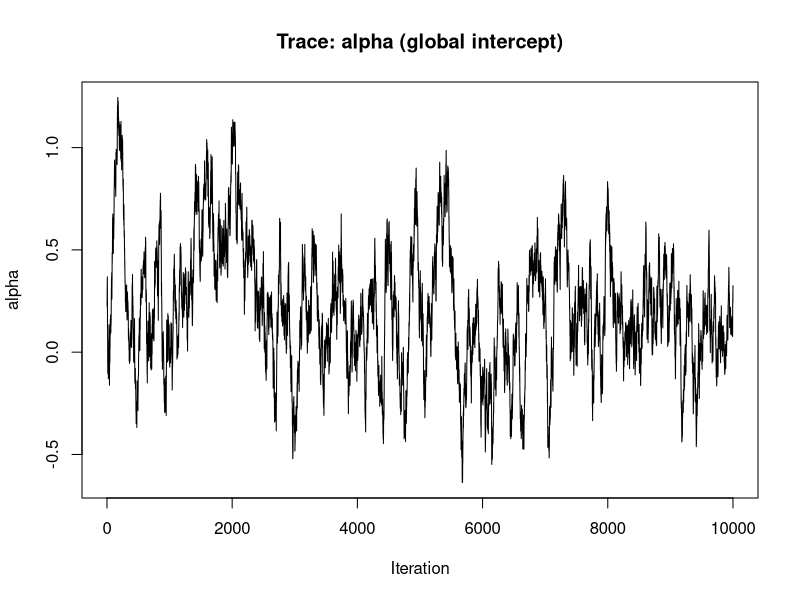
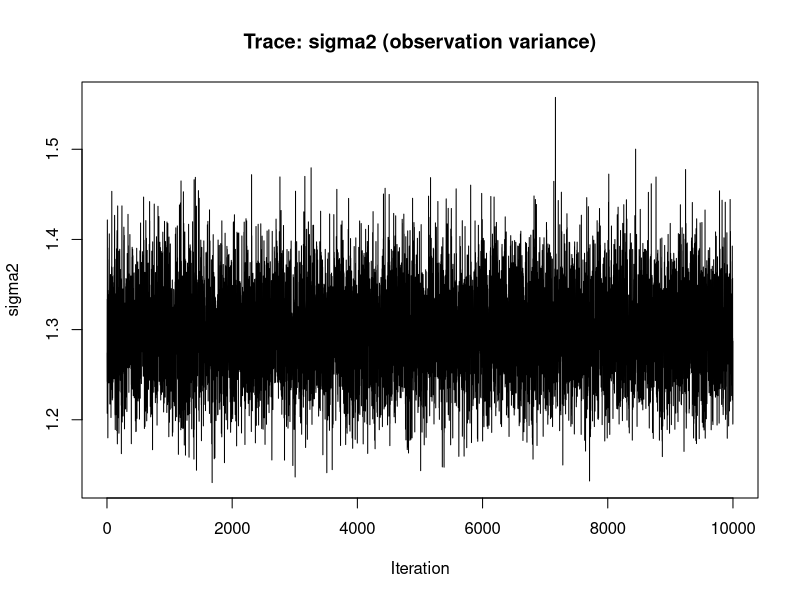
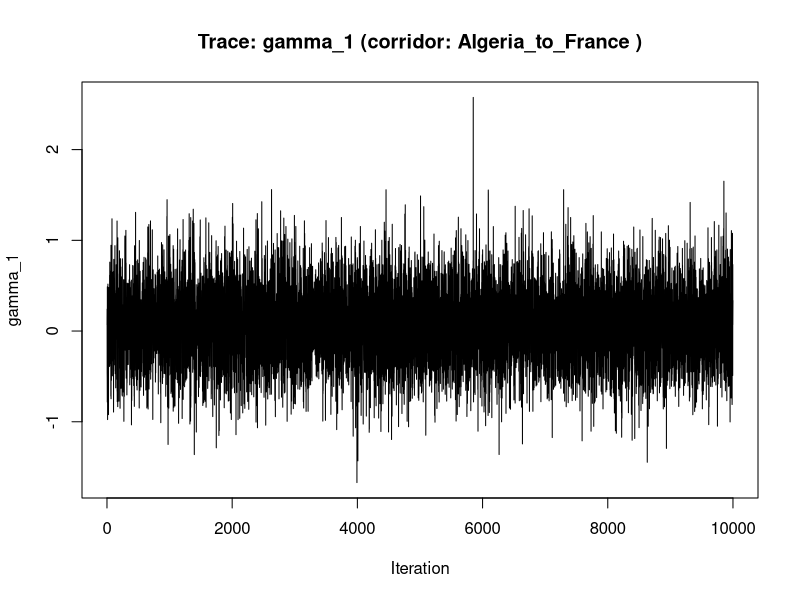
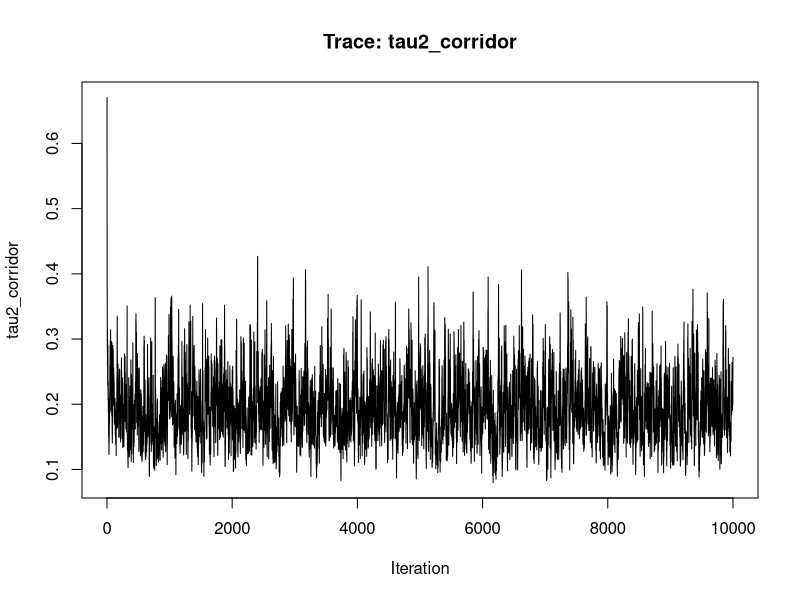
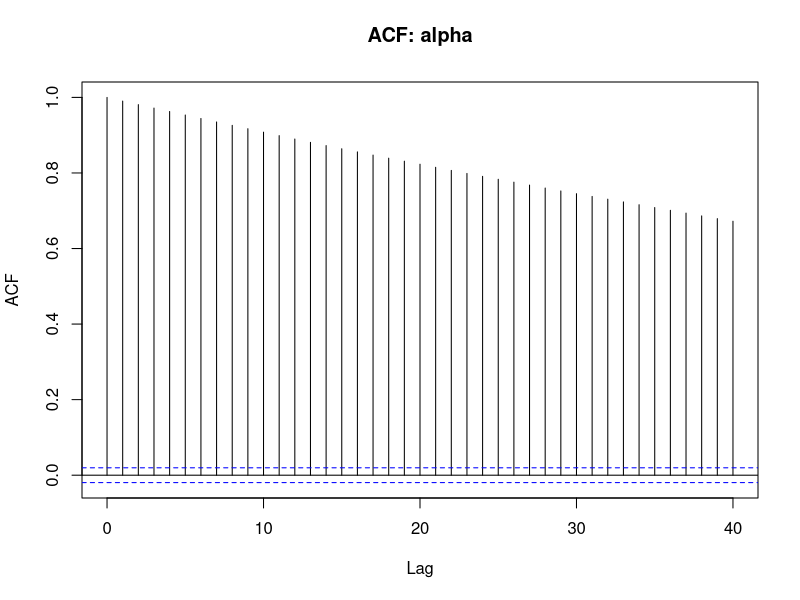
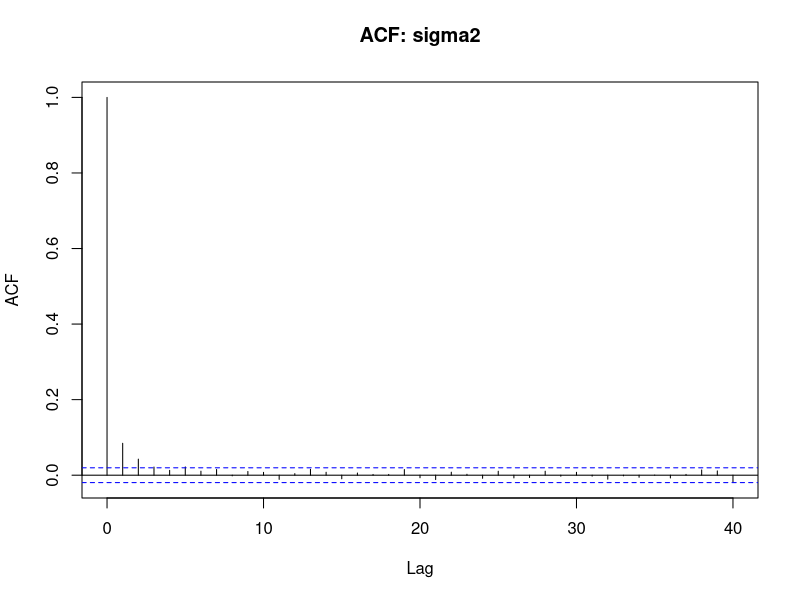
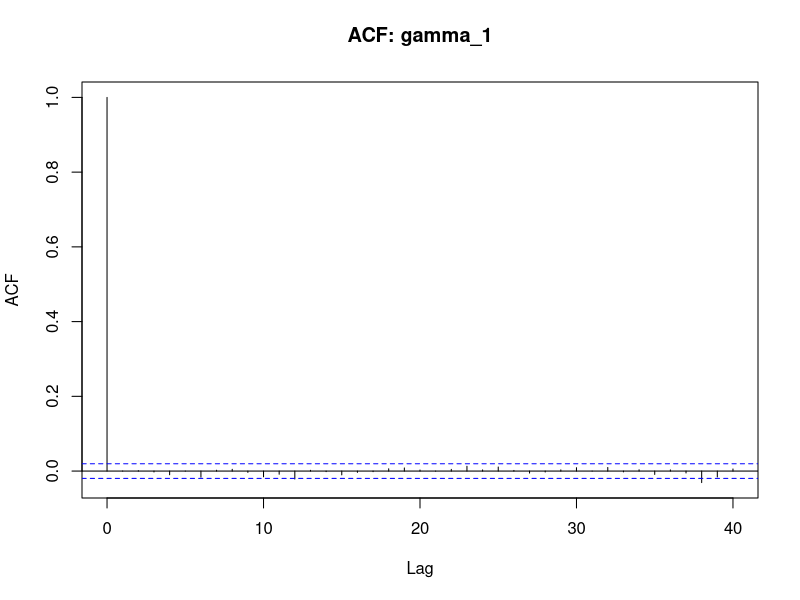
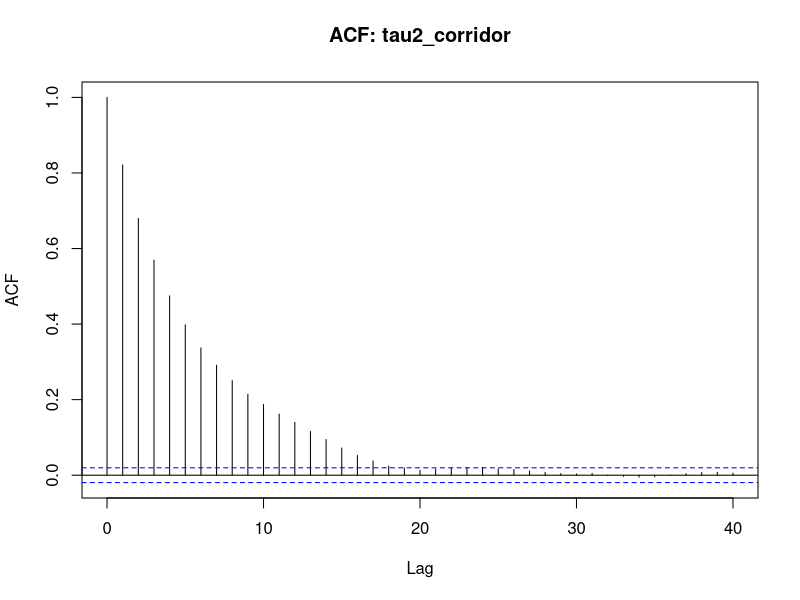

Here is the R script that generated these plots, in order:
# ============================================================
# Model 2: Bayesian Hierarchical Model for Transfer Premiums
# Gibbs sampler implemented manually (no pre-built modeling packages)
# Dependencies: MCMCpack (rinvgamma), mvnfast (rmvn)
# ============================================================

library(MCMCpack)

# --------------------------------------------------
# Load data exported from Model 1 Python pipeline
# Each row is one transfer with:
#   log_premium  = log(actual_fee) - log(predicted_value)
#   selling_league, buying_league, player_pos, player_age
# --------------------------------------------------
df <- read.csv("../data/processed/model2_input.csv")

# Discretize age into bands: U21, 21-25, 26-29, 30+
df$age_band <- cut(df$player_age, 
                   breaks = c(0, 20, 25, 29, Inf),
                   labels = c("U21", "21-25", "26-29", "30+")
                   )

# Convert categorical columns to integer indices for array lookup
corridor_idx <- as.integer(as.factor(df$league_pair))
position_idx <- as.integer(as.factor(df$player_pos))
age_idx      <- as.integer(as.factor(df$age_band))

# Store the number of groups and observations
n <- nrow(df)
C <- length(unique(df$league_pair))
P <- length(unique(df$player_pos))
A <- length(unique(df$age_band))

# The dependent variable
y <- df$log_premium

# --------------------------------------------------
# 2. Hyperprior settings and MCMC storage
#    Priors:
#      alpha     ~ Normal(0, prior_var_alpha)   global intercept
#      gamma_c   ~ Normal(0, tau2_corridor)     corridor effects
#      delta_p   ~ Normal(0, tau2_position)     position effects
#      phi_a     ~ Normal(0, tau2_age)          age band effects
#      sigma2    ~ InvGamma(a0, b0)             observation variance
#      tau2_*    ~ InvGamma(a1, b1)             group-level variances
# --------------------------------------------------

# Hyperparameters for inverse-gamma priors
a0 <- 2; b0 <- 1    # InvGamma shape/scale for sigma2 (observation variance)
a1 <- 2; b1 <- 1    # InvGamma shape/scale for tau2 terms (group variances)

# Prior variance for the global intercept
prior_var_alpha <- 4

# MCMC settings
n_iter <- 10000
burn_in <- floor(n_iter * 0.18)

# Pre-allocate storage matrices
no_samples <- n_iter
samples_alpha <- matrix(0, nrow = no_samples, ncol = 1)
samples_gamma <- matrix(0, nrow = no_samples, ncol = C)  # C corridor effects each iteration
samples_delta <- matrix(0, nrow = no_samples, ncol = P)  # P position effects each iteration
samples_phi <- matrix(0, nrow = no_samples, ncol = A)  # A age band effects each iteration
# Below are scalars on each iter
samples_sigma_squared <- matrix(0, nrow = no_samples, ncol = 1)  
samples_tau2_corridor <- matrix(0, nrow = no_samples, ncol = 1) 
samples_tau2_position <- matrix(0, nrow = no_samples, ncol = 1)  
samples_tau2_age <- matrix(0, nrow = no_samples, ncol = 1) 

# Initialize parameters
alpha <- 0
gamma <- rep(0, C)
delta <- rep(0, P)
phi <- rep(0, A)
sigma_squared <- 1
tau2_corridor <- 1
tau2_position <- 1
tau2_age <- 1


# --------------------------------------------------
# 3. Gibbs sampler
# --------------------------------------------------
for(i in 1:n_iter) {
  # Residuals:
  resid_alpha <- y - gamma[corridor_idx] - delta[position_idx] - phi[age_idx]
  
  # Posterior variance and mean
  v_alpha <- 1/(n/sigma_squared + (1/prior_var_alpha))
  m_alpha <- v_alpha * sum(resid_alpha /sigma_squared)
  
  # Draw alpha from its full conditional
  alpha <- rnorm(1, m_alpha, sqrt(v_alpha))
  
  # Store
  samples_alpha[i] <- alpha
  
  # Draw gamma (corridor effects)
  for(c in 1:C) {
    # Which transfers belong to corridor c?
    in_c <- which(corridor_idx == c)
    
    # Residuals (for these transfers only):
    resid_c <- y[in_c] - alpha - delta[position_idx[in_c]] - phi[age_idx[in_c]]
    
    # Posterior variance and mean
    n_c <- length(in_c)
    v_c <- 1/(n_c/sigma_squared + (1/tau2_corridor))
    m_c <- v_c * sum(resid_c /sigma_squared)
    
    # draw gamma[c]
    gamma[c] <- rnorm(1, m_c, sqrt(v_c))
  }
  # Store
  samples_gamma[i, ] <- gamma
  
  # Draw delta (position effects)
  for(p in 1:P) {
    # Which transfers belong to position p?
    in_p <- which(position_idx == p)
    
    # Residuals (for these transfers only):
    resid_p <- y[in_p] - alpha - gamma[corridor_idx[in_p]] - phi[age_idx[in_p]]
    
    # Posterior variance and mean
    n_p <- length(in_p)
    v_p <- 1/(n_p/sigma_squared + (1/tau2_position))
    m_p <- v_p * sum(resid_p /sigma_squared)
    
    # draw delta[p]
    delta[p] <- rnorm(1, m_p, sqrt(v_p))
  }
  # Store
  samples_delta[i, ] <- delta
  
  
  # Draw phi (age effects)
  for(a in 1:A) {
    # Which transfers belong to age a?
    in_a <- which(age_idx == a)
    
    # Residuals (for these transfers only):
    resid_a <- y[in_a] - alpha - gamma[corridor_idx[in_a]] - delta[position_idx[in_a]]
    
    # Posterior variance and mean
    n_a <- length(in_a)
    v_a <- 1/(n_a/sigma_squared + (1/tau2_age))
    m_a <- v_a * sum(resid_a /sigma_squared)
    
    # draw phi[a]
    phi[a] <- rnorm(1, m_a, sqrt(v_a))
  }
  # Store
  samples_phi[i, ] <- phi
  
  # Draw sigma_squared (observation variance)
  # Full residuals: y minus ALL four effects
  resid_all <- y - alpha - gamma[corridor_idx] - delta[position_idx] - phi[age_idx]
  
  # InvGamma posterior parameters
  shape_sigma <- (2*a0 + n) /2
  scale_sigma <- (2*b0 + sum(resid_all^2)) / 2
  
  sigma_squared <- rinvgamma(1, shape_sigma, scale_sigma)
  
  # Store
  samples_sigma_squared[i] <- sigma_squared
  
  # Draw tau2_corridor (corridor group variance)
  shape_tau_c <- (2*a1 + C) /2
  scale_tau_c <- (2*b1 + sum(gamma^2)) / 2
  
  tau2_corridor <- rinvgamma(1, shape_tau_c, scale_tau_c)
  
  # Store
  samples_tau2_corridor[i] <- tau2_corridor
  
  # Draw tau2_position
  shape_tau_p <- (2*a1 + P) /2
  scale_tau_p <- (2*b1 + sum(delta^2)) / 2
  
  tau2_position <- rinvgamma(1, shape_tau_p, scale_tau_p)
  
  # Store
  samples_tau2_position[i] <- tau2_position
  
  # Draw tau2_age
  shape_tau_a <- (2*a1 + A) /2
  scale_tau_a <- (2*b1 + sum(phi^2)) / 2
  
  tau2_age <- rinvgamma(1, shape_tau_a, scale_tau_a)
  
  # Store
  samples_tau2_age[i] <- tau2_age
}
  

# --------------------------------------------------
# 4. Convergence diagnostics
# --------------------------------------------------

# Trace plots for key parameters
plot(samples_alpha, type = "l", main = "Trace: alpha (global intercept)",
     xlab = "Iteration", ylab = "alpha")

plot(samples_sigma_squared, type = "l", main = "Trace: sigma2 (observation variance)",
     xlab = "Iteration", ylab = "sigma2")

plot(samples_gamma[, 1], type = "l",
     main = paste("Trace: gamma_1 (corridor:", levels(as.factor(df$league_pair))[1], ")"),
     xlab = "Iteration", ylab = "gamma_1")

plot(samples_tau2_corridor, type = "l",
     main = "Trace: tau2_corridor",
     xlab = "Iteration", ylab = "tau2_corridor")

# ACF plots
acf(samples_alpha, main = "ACF: alpha")
acf(samples_sigma_squared, main = "ACF: sigma2")
acf(samples_gamma[, 1], main = "ACF: gamma_1")
acf(samples_tau2_corridor, main = "ACF: tau2_corridor")

# --------------------------------------------------
# 5. Apply burn-in and (optionally) thinning
# --------------------------------------------------
burn_idx <- (burn_in + 1):n_iter

post_alpha <- samples_alpha[burn_idx]
post_gamma <- samples_gamma[burn_idx, ]
post_delta <- samples_delta[burn_idx, ]
post_phi <- samples_phi[burn_idx, ]
post_sigma2 <- samples_sigma_squared[burn_idx]
post_tau2_corridor <- samples_tau2_corridor[burn_idx]
post_tau2_position <- samples_tau2_position[burn_idx]
post_tau2_age <- samples_tau2_age[burn_idx]

# --------------------------------------------------
# 6. Posterior summaries
# --------------------------------------------------

# Helper function: summarize a vector of posterior samples
summarize_posterior <- function(samples) {
  c(mean = mean(samples),
    sd   = sd(samples),
    q05  = quantile(samples, 0.05),
    q95  = quantile(samples, 0.95))
}

# Global intercept — the average log-premium across all transfers
cat("=== Global intercept (alpha) ===\n")
print(summarize_posterior(post_alpha))

# Observation variance
cat("\n=== Observation variance (sigma2) ===\n")
print(summarize_posterior(post_sigma2))

# Corridor effects — the key result for the project
cat("\n=== Corridor effects (gamma) ===\n")
corridor_labels <- levels(as.factor(df$league_pair))
corridor_summary <- t(apply(post_gamma, 2, summarize_posterior))
rownames(corridor_summary) <- corridor_labels
print(round(corridor_summary, 4))

# Position effects
cat("\n=== Position effects (delta) ===\n")
position_labels <- levels(as.factor(df$player_pos))
position_summary <- t(apply(post_delta, 2, summarize_posterior))
rownames(position_summary) <- position_labels
print(round(position_summary, 4))

# Age band effects
cat("\n=== Age band effects (phi) ===\n")
age_labels <- levels(as.factor(df$age_band))
age_summary <- t(apply(post_phi, 2, summarize_posterior))
rownames(age_summary) <- age_labels
print(round(age_summary, 4))

# Group-level variances
cat("\n=== Group-level variances (tau2) ===\n")
cat("Corridor:", round(summarize_posterior(post_tau2_corridor), 4), "\n")
cat("Position:", round(summarize_posterior(post_tau2_position), 4), "\n")
cat("Age band:", round(summarize_posterior(post_tau2_age), 4), "\n")


# --------------------------------------------------
# 7. Visualizations for the report
# --------------------------------------------------

# Caterpillar plot:shows which corridors overpay/underpay with full uncertainty bands
corridor_means <- colMeans(post_gamma)
corridor_q05   <- apply(post_gamma, 2, quantile, 0.05)
corridor_q95   <- apply(post_gamma, 2, quantile, 0.95)
ord <- order(corridor_means)

par(mar = c(5, 12, 4, 2))  # wide left margin for corridor labels
plot(corridor_means[ord], 1:C, xlim = range(c(corridor_q05, corridor_q95)),
     pch = 19, yaxt = "n", xlab = "Posterior corridor effect (log-premium)",
     ylab = "", main = "Corridor Effects with 90% Credible Intervals")
segments(corridor_q05[ord], 1:C, corridor_q95[ord], 1:C)
axis(2, at = 1:C, labels = corridor_labels[ord], las = 1, cex.axis = 0.7)
abline(v = 0, lty = 2, col = "red")  # zero line: no premium

# Posterior histograms for a few interesting corridors
top_corridor <- ord[C]
bottom_corridor <- ord[1]

par(mfrow = c(1, 2))
hist(post_gamma[, top_corridor], breaks = 40, probability = TRUE,
     main = paste("Highest premium:", corridor_labels[top_corridor]),
     xlab = "Log-premium effect", col = "steelblue")
abline(v = 0, lty = 2, col = "red")

hist(post_gamma[, bottom_corridor], breaks = 40, probability = TRUE,
     main = paste("Lowest premium:", corridor_labels[bottom_corridor]),
     xlab = "Log-premium effect", col = "steelblue")
abline(v = 0, lty = 2, col = "red")
par(mfrow = c(1, 1))

# Position effects comparison
par(mar = c(5, 8, 4, 2))
position_means <- colMeans(post_delta)
position_q05   <- apply(post_delta, 2, quantile, 0.05)
position_q95   <- apply(post_delta, 2, quantile, 0.95)
ord_p <- order(position_means)

plot(position_means[ord_p], 1:P, xlim = range(c(position_q05, position_q95)),
     pch = 19, yaxt = "n", xlab = "Posterior position effect (log-premium)",
     ylab = "", main = "Position Effects with 90% Credible Intervals")
segments(position_q05[ord_p], 1:P, position_q95[ord_p], 1:P)
axis(2, at = 1:P, labels = position_labels[ord_p], las = 1, cex.axis = 0.8)
abline(v = 0, lty = 2, col = "red")
